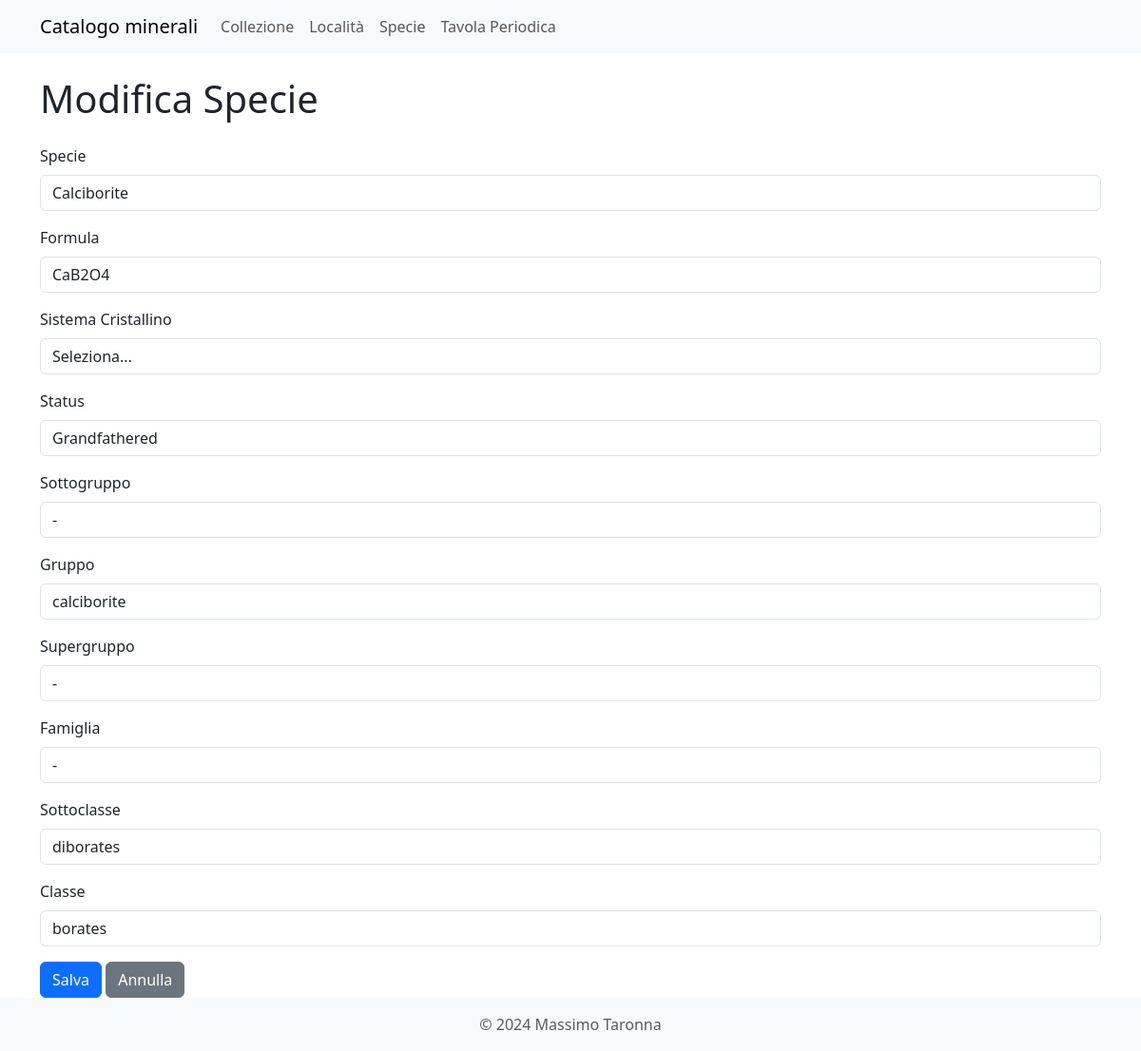
The page /specie/edit/1 on the database its author committed.
### models.py (models this page shows, shortened)
class Specie(db.Model, SerializerMixin):
    id = db.Column(db.Integer, primary_key=True)
    specie = db.Column(db.String(100), unique=True, nullable=False)
    formula = db.Column(db.String(255))
    sistema_xx = db.Column(db.String(50))  # Manteniamo temporaneamente questa colonna
    sistema_xx_id = db.Column(db.Integer, db.ForeignKey('sistema_xx.id', name='fk_specie_sistema_xx'))
    status = db.Column(db.String(50))
    sottogruppo = db.Column(db.String(50))
    gruppo = db.Column(db.String(100))
    supergruppo = db.Column(db.String(50))
    famiglia = db.Column(db.String(50))
    sottoclasse = db.Column(db.String(100))
    classe = db.Column(db.String(100))
    sistema_xx_rel = db.relationship('SistemaXX', back_populates='specie')
    campioni = db.relationship('Collezione', back_populates='specie_rel', lazy='dynamic')
    serialize_rules = ('-campioni', '-sistema_xx_rel')

### app.py (the view)
@app.route('/specie/edit/<int:id>', methods=['GET', 'POST'])
def edit_specie(id):
    specie = Specie.query.get_or_404(id)
    form = SpecieForm(obj=specie)
    form.id.data = specie.id  # Imposta esplicitamente l'id nel form
    if form.validate_on_submit():
        form.populate_obj(specie)
        db.session.commit()
        flash('Specie aggiornata con successo!', 'success')
        return redirect(url_for('specie'))
    return render_template('specie_form.html', form=form, title="Modifica Specie")

### forms.py
class SpecieForm(FlaskForm):
    id = HiddenField('ID')
    specie = StringField('Specie', validators=[DataRequired()])
    formula = StringField('Formula')
    sistema_xx = SelectField('Sistema Cristallino', choices=[
        ('', 'Seleziona...'),
        ('Cubico', 'Cubico'),
        ('Tetragonale', 'Tetragonale'),
        ('Ortorombico', 'Ortorombico'),
        ('Monoclino', 'Monoclino'),
        ('Triclino', 'Triclino'),
        ('Esagonale', 'Esagonale'),
        ('Trigonale', 'Trigonale')
    ])
    status = StringField('Status')
    sottogruppo = StringField('Sottogruppo')
    gruppo = StringField('Gruppo')
    supergruppo = StringField('Supergruppo')
    famiglia = StringField('Famiglia')
    sottoclasse = StringField('Sottoclasse')
    classe = StringField('Classe')

### app.py (called while the page is built)
@app.context_processor
def inject_specie_valide():
    specie_valide_count = db.session.query(func.count(func.distinct(Collezione.specie_id))).filter(Collezione.specie_id.isnot(None)).scalar()
    return {'specie_valide': specie_valide_count}

### templates/specie_form.html (shortened to what this page needs)
{% extends "base.html" %}
{% block content %}
<h1 class="mb-4">{{ title }}</h1>
<form method="POST" action="{{ url_for('edit_specie', id=form.id.data) if form.id.data else url_for('new_specie') }}">
    <div class="mb-3">
        {{ form.specie.label(class="form-label") }}
        {{ form.specie(class="form-control") }}
    </div>
    <div class="mb-3">
        {{ form.formula.label(class="form-label") }}
        {{ form.formula(class="form-control") }}
    </div>
    <div class="mb-3">
        {{ form.sistema_xx.label(class="form-label") }}
        {{ form.sistema_xx(class="form-control") }}
    </div>
    <div class="mb-3">
        {{ form.status.label(class="form-label") }}
        {{ form.status(class="form-control") }}
    </div>
    <div class="mb-3">
        {{ form.sottogruppo.label(class="form-label") }}
        {{ form.sottogruppo(class="form-control") }}
    </div>
    <div class="mb-3">
        {{ form.gruppo.label(class="form-label") }}
        {{ form.gruppo(class="form-control") }}
    </div>
    <div class="mb-3">
        {{ form.supergruppo.label(class="form-label") }}
        {{ form.supergruppo(class="form-control") }}
    </div>
    <div class="mb-3">
        {{ form.famiglia.label(class="form-label") }}
        {{ form.famiglia(class="form-control") }}
    </div>
    <div class="mb-3">
        {{ form.sottoclasse.label(class="form-label") }}
        {{ form.sottoclasse(class="form-control") }}
    </div>
    <div class="mb-3">
        {{ form.classe.label(class="form-label") }}
        {{ form.classe(class="form-control") }}
    </div>
    <button type="submit" class="btn btn-primary">Salva</button>
    <a href="{{ url_for('specie') }}" class="btn btn-secondary">Annulla</a>
</form>
{% endblock %}

### rows shown on the page
Specie: specie "Calciborite", formula "CaB2O4", sistema_xx "Seleziona...", status "Grandfathered", sottogruppo "-", gruppo "calciborite", supergruppo "-", famiglia "-", sottoclasse "diborates", classe "borates"

### other values the page prints
{{ title }} "Modifica Specie"
